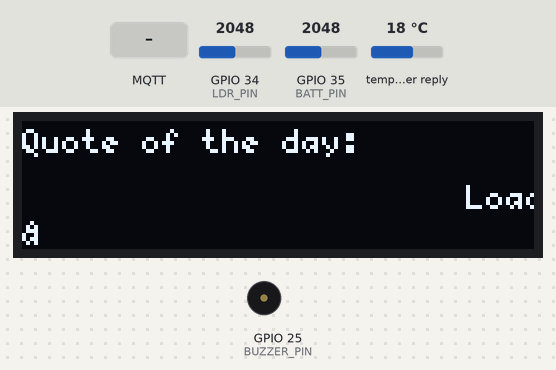
Bench run of a sketch on a simulated ESP32. On the bench: 128×32 one-colour display, buzzer (waves = sounding, pin HIGH). Inputs (shaded band) come from the test bench; at power-on: GPIO 35 (BATT_PIN) = 2048, GPIO 34 (LDR_PIN) = 2048, temperature in the weather reply 18 °C. WiFi joins after 1.5 s; servers stay silent unless stated; network time is answered at once with the bench clock; the local clock reads 2024-03-15 10:24:30 at power-on unless the sketch sets it; EEPROM starts erased; no MQTT or app messages arrive unless stated; web services answer with replies made up by the test bench.

Above: at 16.7 s.
16.8 s: MQTT message "0" arrives on the first subscribed topic
At 20.4 s:
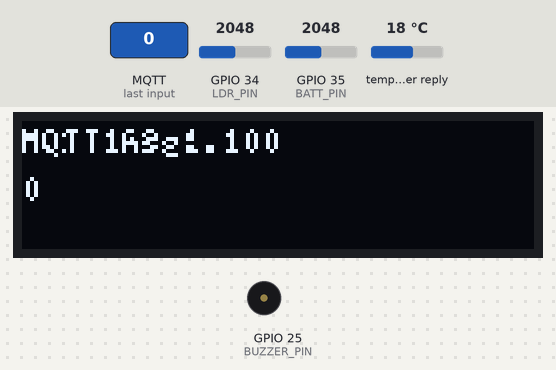
32.6 s: GPIO 35 (BATT_PIN) set to 2866
At 33.9 s:
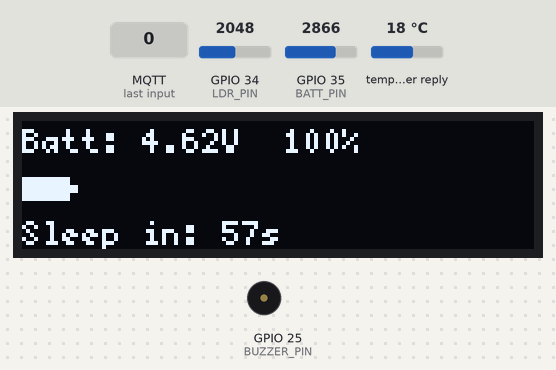
34.1 s: MQTT message "off" arrives on the first subscribed topic
At 55.9 s:
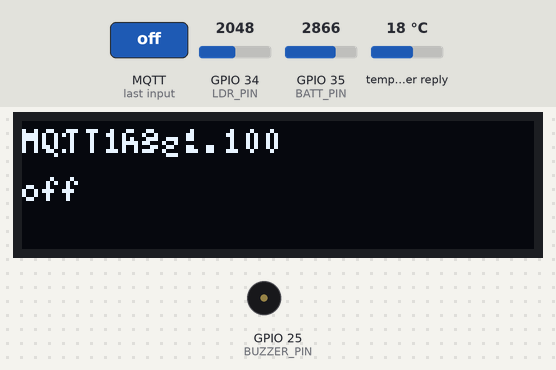
56.1 s: MQTT message "on" arrives on the first subscribed topic
At 56.7 s:
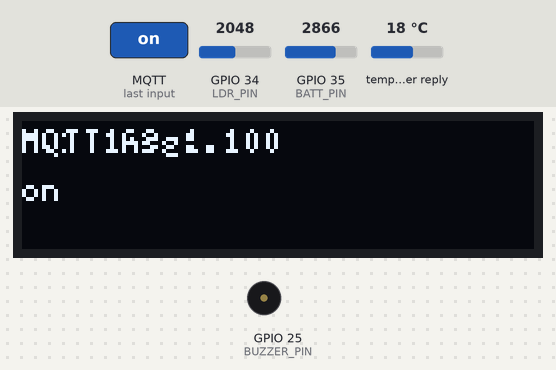

Measured:
- after the input at 16.8 s, the display: first differs from a run without the input after 3.3 s (image 1)
- after the input at 32.6 s, the display: first changes at once (image 2 shows a later state)
- after the input at 56.1 s, the display: changes at once (image 4)
- what the display in image 1 shows lasts 5.0 s, from 20.1 s to 25.1 s

The sketch:

128x32dispaly.ino
```cpp
// ================================================================
//  128x32dispaly.ino
//  ESP32 + SSD1306 128×32 OLED — All-in-One Firmware
//
//  Features combined:
//    1.  Weather from OpenWeatherMap
//    2.  Seconds progress bar
//    3.  Auto-sliding page carousel (clock → weather → IP…)
//    4.  Web config portal (AP-mode fallback)
//    5.  MQTT message display
//    6.  Auto brightness via LDR
//    7.  Quote / fact ticker
//    8.  Scheduled alerts / alarms
//    9.  WiFi RSSI signal meter
//   10.  Deep sleep + battery meter
//
//  Required libraries (install via Library Manager):
//    - U8g2            (by olikraus)
//    - ArduinoJson     (by bblanchon)  v6+
//    - PubSubClient    (by Nick O'Leary)
//    - NTPClient       (by Fabrice Weinberg)
//    - Preferences     (built-in ESP32)
//    - WebServer       (built-in ESP32)
//    - WiFi            (built-in ESP32)
//    - HTTPClient      (built-in ESP32)
//
//  Board: ESP32 Dev Module (or any ESP32)
// ================================================================

#include <Arduino.h>
#include <WiFi.h>
#include <HTTPClient.h>
#include <WebServer.h>
#include <Preferences.h>
#include <ArduinoJson.h>
#include <PubSubClient.h>
#include <NTPClient.h>
#include <WiFiUDP.h>
#include <U8g2lib.h>
#include <Wire.h>
#include <esp_sleep.h>
#include "config.h"

// ================================================================
//  Display
// ================================================================
U8G2_SSD1306_128X32_UNIVISION_F_HW_I2C u8g2(U8G2_R0, /* reset=*/ U8X8_PIN_NONE, SCL_PIN, SDA_PIN);

// ================================================================
//  NTP
// ================================================================
WiFiUDP   ntpUDP;
NTPClient ntpClient(ntpUDP, NTP_SERVER, NTP_OFFSET_SEC, 60000);

// ================================================================
//  MQTT
// ================================================================
WiFiClient   wifiClient;
PubSubClient mqttClient(wifiClient);
char         mqttMessage[64] = "Waiting for MQTT…";

// ================================================================
//  Web Config Portal
// ================================================================
WebServer    webServer(80);
Preferences  prefs;

// ================================================================
//  State
// ================================================================
struct WeatherData {
  float  tempC     = 0;
  float  humidity  = 0;
  float  windKph   = 0;
  char   desc[32]  = "---";
  bool   valid     = false;
};

struct QuoteData {
  char text[120]   = "Loading quote…";
  char author[48]  = "";
  bool valid       = false;
};

WeatherData weather;
QuoteData   quote;

uint8_t     currentPage       = 0;
uint8_t     numPages          = 7;      // pages 0-6
uint32_t    lastPageSwitch    = 0;
uint32_t    lastWeatherFetch  = 0;
uint32_t    lastQuoteFetch    = 0;
uint32_t    lastMQTTReconnect = 0;
uint32_t    lastActivity      = 0;

int         scrollOffset      = 0;      // for quote ticker
uint32_t    lastScrollStep    = 0;

bool        wifiConnected     = false;
bool        apModeActive      = false;

char        savedSSID[64]     = WIFI_SSID;
char        savedPass[64]     = WIFI_PASSWORD;

// ================================================================
//  Forward declarations
// ================================================================
void connectWiFi();
void startAPMode();
void setupWebPortal();
void fetchWeather();
void fetchQuote();
void reconnectMQTT();
void mqttCallback(char* topic, byte* payload, unsigned int length);
void drawPage(uint8_t page);
void drawClock();
void drawWeather();
void drawSecondsBar();
void drawQuoteTicker();
void drawMQTT();
void drawRSSI();
void drawAlarm();
void drawBatteryIcon(uint8_t x, uint8_t y);
void checkAlarms();
void updateBrightness();
void handleDeepSleep();
String getTimeString();
String getDateString();
float  readBattVoltage();
void   webHandleRoot();
void   webHandleSave();

// ================================================================
//  SETUP
// ================================================================
void setup() {
  Serial.begin(115200);

  // Pins
  pinMode(BUZZER_PIN, OUTPUT);
  digitalWrite(BUZZER_PIN, LOW);
  pinMode(LDR_PIN,  INPUT);
  pinMode(BATT_PIN, INPUT);

  // Display
  u8g2.begin();
  u8g2.setContrast(128);

  // Splash
  u8g2.clearBuffer();
  u8g2.setFont(u8g2_font_6x10_tf);
  u8g2.drawStr(10, 14, "ESP32 128x32 OLED");
  u8g2.drawStr(22, 28, "All-in-One v1.0");
  u8g2.sendBuffer();
  delay(1500);

  // Load saved credentials
  prefs.begin("wifi", true);
  prefs.getString("ssid", savedSSID, sizeof(savedSSID));
  prefs.getString("pass", savedPass, sizeof(savedPass));
  prefs.end();

  // WiFi
  connectWiFi();

  if (wifiConnected) {
    ntpClient.begin();
    ntpClient.update();
    mqttClient.setServer(MQTT_BROKER, MQTT_PORT);
    mqttClient.setCallback(mqttCallback);
    fetchWeather();
    fetchQuote();
  } else {
    startAPMode();
    setupWebPortal();
  }

  lastActivity = millis();
}

// ================================================================
//  LOOP
// ================================================================
void loop() {
  uint32_t now = millis();

  // Web portal handling (AP mode)
  if (apModeActive) {
    webServer.handleClient();
    // Show AP info on display
    u8g2.clearBuffer();
    u8g2.setFont(u8g2_font_5x7_tf);
    u8g2.drawStr(0, 7,  "WiFi Setup Mode");
    u8g2.drawStr(0, 17, "AP: " AP_SSID);
    u8g2.drawStr(0, 27, "Open 192.168.4.1");
    u8g2.sendBuffer();
    return;
  }

  // NTP
  ntpClient.update();

  // MQTT
  if (!mqttClient.connected() && (now - lastMQTTReconnect > 10000)) {
    lastMQTTReconnect = now;
    reconnectMQTT();
  }
  mqttClient.loop();

  // Periodic data refresh
  if (now - lastWeatherFetch > 600000UL) { // 10 min
    lastWeatherFetch = now;
    fetchWeather();
  }
  if (now - lastQuoteFetch > 3600000UL) { // 1 hour
    lastQuoteFetch = now;
    fetchQuote();
    scrollOffset = 0;
  }

  // Auto brightness
  updateBrightness();

  // Check alarms
  checkAlarms();

  // Page rotation
  if (now - lastPageSwitch >= PAGE_HOLD_MS) {
    lastPageSwitch = now;
    currentPage = (currentPage + 1) % numPages;
    if (currentPage == 3) scrollOffset = 0; // reset scroll on quote page
    lastActivity = now;
  }

  // Quote scroll step
  if (currentPage == 3 && (now - lastScrollStep >= SCROLL_SPEED_MS)) {
    lastScrollStep = now;
    scrollOffset++;
  }

  // Draw current page
  drawPage(currentPage);

  // Deep sleep check
  handleDeepSleep();

  delay(20);
}

// ================================================================
//  WiFi Connection
// ================================================================
void connectWiFi() {
  u8g2.clearBuffer();
  u8g2.setFont(u8g2_font_5x7_tf);
  u8g2.drawStr(0, 10, "Connecting WiFi…");
  u8g2.sendBuffer();

  WiFi.mode(WIFI_STA);
  WiFi.begin(savedSSID, savedPass);

  uint32_t start = millis();
  while (WiFi.status() != WL_CONNECTED && millis() - start < 12000) {
    delay(300);
    u8g2.clearBuffer();
    u8g2.setFont(u8g2_font_5x7_tf);
    u8g2.drawStr(0, 10, "Connecting WiFi…");
    char dots[12] = "";
    int d = ((millis() - start) / 300) % 5;
    for (int i = 0; i < d; i++) strcat(dots, ".");
    u8g2.drawStr(0, 22, dots);
    u8g2.sendBuffer();
  }

  wifiConnected = (WiFi.status() == WL_CONNECTED);

  u8g2.clearBuffer();
  u8g2.setFont(u8g2_font_5x7_tf);
  if (wifiConnected) {
    u8g2.drawStr(0, 10, "WiFi Connected!");
    u8g2.drawStr(0, 22, WiFi.localIP().toString().c_str());
  } else {
    u8g2.drawStr(0, 10, "WiFi Failed");
    u8g2.drawStr(0, 22, "Starting AP…");
  }
  u8g2.sendBuffer();
  delay(1200);
}

// ================================================================
//  AP Mode
// ================================================================
void startAPMode() {
  WiFi.mode(WIFI_AP);
  WiFi.softAP(AP_SSID, AP_PASSWORD);
  apModeActive = true;
}

void setupWebPortal() {
  webServer.on("/", webHandleRoot);
  webServer.on("/save", HTTP_POST, webHandleSave);
  webServer.begin();
}

void webHandleRoot() {
  String html = R"rawhtml(
<!DOCTYPE html><html><head><meta name='viewport' content='width=device-width,initial-scale=1'>
<title>ESP32 Display Setup</title>
<style>body{font-family:Arial;padding:20px;background:#1a1a2e;color:#eee;}
input{width:100%;padding:8px;margin:6px 0;border-radius:4px;border:none;}
button{background:#e94560;color:#fff;padding:10px 24px;border:none;border-radius:4px;cursor:pointer;}
h2{color:#e94560;}</style></head>
<body><h2>ESP32 Display Config</h2>
<form action='/save' method='POST'>
  <label>WiFi SSID</label><input name='ssid' placeholder='YourWiFi'><br>
  <label>WiFi Password</label><input name='pass' type='password'><br>
  <label>City (for weather)</label><input name='city' placeholder='Mumbai'><br>
  <label>Timezone offset (seconds)</label><input name='tz' placeholder='19800'><br>
  <button type='submit'>Save &amp; Restart</button>
</form></body></html>
)rawhtml";
  webServer.send(200, "text/html", html);
}

void webHandleSave() {
  String ssid = webServer.arg("ssid");
  String pass = webServer.arg("pass");

  prefs.begin("wifi", false);
  prefs.putString("ssid", ssid);
  prefs.putString("pass", pass);
  prefs.end();

  webServer.send(200, "text/html",
    "<html><body style='font-family:Arial;background:#1a1a2e;color:#eee;padding:20px'>"
    "<h2 style='color:#e94560'>Saved! Restarting…</h2></body></html>");
  delay(1500);
  ESP.restart();
}

// ================================================================
//  Weather Fetch — Open-Meteo (FREE, no API key)
//  Docs: https://open-meteo.com/en/docs
// ================================================================
void fetchWeather() {
  if (!wifiConnected) return;
  HTTPClient http;
  char url[300];
  // current_weather gives temp + windspeed
  // hourly=relativehumidity_2m gives humidity for first hour
  snprintf(url, sizeof(url),
    "http://api.open-meteo.com/v1/forecast"
    "?latitude=%s&longitude=%s"
    "&current_weather=true"
    "&hourly=relativehumidity_2m,weathercode"
    "&forecast_days=1",
    WEATHER_LAT, WEATHER_LON);
  http.begin(url);
  http.setTimeout(8000);
  int code = http.GET();
  if (code == 200) {
    StaticJsonDocument<2048> doc;
    DeserializationError err = deserializeJson(doc, http.getStream());
    if (!err) {
      weather.tempC    = doc["current_weather"]["temperature"];
      weather.windKph  = (float)doc["current_weather"]["windspeed"];  // already km/h
      // Humidity: first hourly value
      weather.humidity = doc["hourly"]["relativehumidity_2m"][0] | 0;
      // Map WMO weather code to short description
      int wcode = doc["current_weather"]["weathercode"] | 0;
      if      (wcode == 0)               strlcpy(weather.desc, "Clear",      sizeof(weather.desc));
      else if (wcode <= 3)               strlcpy(weather.desc, "Partly cld", sizeof(weather.desc));
      else if (wcode <= 48)              strlcpy(weather.desc, "Fog",        sizeof(weather.desc));
      else if (wcode <= 67)              strlcpy(weather.desc, "Rain",       sizeof(weather.desc));
      else if (wcode <= 77)              strlcpy(weather.desc, "Snow",       sizeof(weather.desc));
      else if (wcode <= 82)              strlcpy(weather.desc, "Showers",    sizeof(weather.desc));
      else if (wcode <= 99)              strlcpy(weather.desc, "Thunderstm", sizeof(weather.desc));
      else                               strlcpy(weather.desc, "---",        sizeof(weather.desc));
      weather.valid = true;
    }
  }
  http.end();
}

// ================================================================
//  Quote Fetch
// ================================================================
void fetchQuote() {
  if (!wifiConnected) return;
  HTTPClient http;
  http.begin(QUOTE_API_URL);
  http.setTimeout(5000);
  int code = http.GET();
  if (code == 200) {
    StaticJsonDocument<512> doc;
    deserializeJson(doc, http.getStream());
    strlcpy(quote.text,   doc["content"] | "Be curious.", sizeof(quote.text));
    strlcpy(quote.author, doc["author"]  | "Unknown",    sizeof(quote.author));
    quote.valid = true;
  }
  http.end();
}

// ================================================================
//  MQTT
// ================================================================
void mqttCallback(char* topic, byte* payload, unsigned int length) {
  uint8_t len = min((unsigned int)63, length);
  memcpy(mqttMessage, payload, len);
  mqttMessage[len] = '\0';
  lastActivity = millis();
}

void reconnectMQTT() {
  if (mqttClient.connect(MQTT_CLIENT_ID)) {
    mqttClient.subscribe(MQTT_TOPIC);
  }
}

// ================================================================
//  Auto Brightness
// ================================================================
void updateBrightness() {
  int raw = analogRead(LDR_PIN);
  raw = constrain(raw, LDR_DARK_VAL, LDR_BRIGHT_VAL);
  uint8_t contrast = map(raw, LDR_DARK_VAL, LDR_BRIGHT_VAL, CONTRAST_MIN, CONTRAST_MAX);
  u8g2.setContrast(contrast);
}

// ================================================================
//  Battery
// ================================================================
float readBattVoltage() {
  int raw = analogRead(BATT_PIN);
  float v = (raw / BATT_ADC_MAX) * BATT_ADC_REF * BATT_DIVIDER_RATIO;
  return v;
}

void drawBatteryIcon(uint8_t x, uint8_t y) {
  float v    = readBattVoltage();
  float pct  = (v - BATT_EMPTY_VOLTS) / (BATT_FULL_VOLTS - BATT_EMPTY_VOLTS);
  pct        = constrain(pct, 0.0f, 1.0f);
  uint8_t w  = (uint8_t)(pct * 10);
  u8g2.drawFrame(x, y, 12, 6);
  u8g2.drawBox(x + 12, y + 2, 2, 2);
  if (w > 0) u8g2.drawBox(x + 1, y + 1, w, 4);
}

// ================================================================
//  Time helpers
// ================================================================
String getTimeString() {
  uint32_t ep = ntpClient.getEpochTime();
  struct tm* t = localtime((time_t*)&ep);
  char buf[10];
  snprintf(buf, sizeof(buf), "%02d:%02d:%02d", t->tm_hour, t->tm_min, t->tm_sec);
  return String(buf);
}

String getDateString() {
  uint32_t ep = ntpClient.getEpochTime();
  struct tm* t = localtime((time_t*)&ep);
  char buf[20];
  snprintf(buf, sizeof(buf), "%02d %s %04d",
    t->tm_mday,
    (const char*[]){"Jan","Feb","Mar","Apr","May","Jun",
                    "Jul","Aug","Sep","Oct","Nov","Dec"}[t->tm_mon],
    t->tm_year + 1900);
  return String(buf);
}

// ================================================================
//  Alarm Check
// ================================================================
void checkAlarms() {
  String now = getTimeString().substring(0, 5); // "HH:MM"
  for (int i = 0; ALARM_TIMES[i][0] != '\0'; i++) {
    if (now == String(ALARM_TIMES[i])) {
      // Flash display + beep buzzer
      for (int f = 0; f < 3; f++) {
        u8g2.clearBuffer();
        u8g2.setFont(u8g2_font_10x20_tf);
        u8g2.drawStr(14, 24, "ALARM!");
        u8g2.sendBuffer();
        digitalWrite(BUZZER_PIN, HIGH);
        delay(300);
        u8g2.clearBuffer();
        u8g2.sendBuffer();
        digitalWrite(BUZZER_PIN, LOW);
        delay(200);
      }
      delay(ALARM_DURATION_MS);
      lastActivity = millis();
    }
  }
}

// ================================================================
//  Deep Sleep
// ================================================================
void handleDeepSleep() {
#if SLEEP_DURATION_SEC > 0
  if (millis() - lastActivity > (uint32_t)IDLE_SLEEP_SEC * 1000) {
    u8g2.clearBuffer();
    u8g2.setFont(u8g2_font_5x7_tf);
    u8g2.drawStr(14, 16, "Sleeping… zzz");
    u8g2.sendBuffer();
    delay(800);
    u8g2.setPowerSave(1);
    esp_sleep_enable_timer_wakeup((uint64_t)SLEEP_DURATION_SEC * 1000000ULL);
    esp_deep_sleep_start();
  }
#endif
}

// ================================================================
//  RSSI bar helper
// ================================================================
void drawRSSIBars(uint8_t x, uint8_t y) {
  // 4 bars, each 3px wide, 1px gap, heights 4,7,10,13
  int rssi = WiFi.RSSI();  // e.g. -50 to -100
  int bars = 0;
  if (rssi > -55) bars = 4;
  else if (rssi > -65) bars = 3;
  else if (rssi > -75) bars = 2;
  else if (rssi > -85) bars = 1;

  uint8_t heights[] = {4, 7, 10, 13};
  for (int i = 0; i < 4; i++) {
    uint8_t bx = x + i * 4;
    uint8_t bh = heights[i];
    uint8_t by = y + 13 - bh;
    if (i < bars)
      u8g2.drawBox(bx, by, 3, bh);
    else
      u8g2.drawFrame(bx, by, 3, bh);
  }
}

// ================================================================
//  PAGE RENDERING
// ================================================================
void drawPage(uint8_t page) {
  u8g2.clearBuffer();

  switch (page) {

    // ----------------------------------------------------------
    // Page 0: Clock + Date + battery + RSSI
    // ----------------------------------------------------------
    case 0:
      u8g2.setFont(u8g2_font_10x20_tf);
      u8g2.drawStr(0, 22, getTimeString().c_str());
      u8g2.setFont(u8g2_font_5x7_tf);
      u8g2.drawStr(0, 31, getDateString().c_str());
      // RSSI top-right
      drawRSSIBars(110, 0);
      // Battery bottom-right
      drawBatteryIcon(115, 25);
      break;

    // ----------------------------------------------------------
    // Page 1: Weather
    // ----------------------------------------------------------
    case 1:
      u8g2.setFont(u8g2_font_6x10_tf);
      if (weather.valid) {
        char line1[32], line2[32];
        snprintf(line1, sizeof(line1), "%.1fC  Hum:%.0f%%", weather.tempC, weather.humidity);
        snprintf(line2, sizeof(line2), "Wind:%.1fkph  %s", weather.windKph, weather.desc);
        u8g2.drawStr(0, 10, WEATHER_CITY);
        u8g2.setFont(u8g2_font_5x7_tf);
        u8g2.drawStr(0, 21, line1);
        u8g2.drawStr(0, 31, line2);
      } else {
        u8g2.drawStr(0, 16, "Fetching weather…");
      }
      break;

    // ----------------------------------------------------------
    // Page 2: Seconds progress bar
    // ----------------------------------------------------------
    case 2: {
      u8g2.setFont(u8g2_font_10x20_tf);
      u8g2.drawStr(22, 22, getTimeString().c_str());
      uint32_t ep = ntpClient.getEpochTime();
      struct tm* t = localtime((time_t*)&ep);
      uint8_t barW = map(t->tm_sec, 0, 59, 0, 127);
      u8g2.drawBox(0, 29, barW, 3);
      u8g2.drawFrame(0, 29, 128, 3);
      break;
    }

    // ----------------------------------------------------------
    // Page 3: Quote ticker (scrolling)
    // ----------------------------------------------------------
    case 3: {
      u8g2.setFont(u8g2_font_5x7_tf);
      u8g2.drawStr(0, 8, "Quote of the day:");
      // Scrolling text on bottom row
      int textLen = strlen(quote.text) * 6; // approx px per char @ 5x7
      int sx = 128 - scrollOffset;
      if (sx < -textLen) scrollOffset = 0; // wrap
      u8g2.drawStr(sx, 22, quote.text);
      // Author on last row (static)
      char authLine[50];
      snprintf(authLine, sizeof(authLine), "— %s", quote.author);
      u8g2.drawStr(0, 31, authLine);
      break;
    }

    // ----------------------------------------------------------
    // Page 4: MQTT message display
    // ----------------------------------------------------------
    case 4:
      u8g2.setFont(u8g2_font_5x7_tf);
      u8g2.drawStr(0, 8,  "MQTT:");
      u8g2.drawStr(0, 8 + (MQTT_BROKER[0] ? 0 : 0), MQTT_BROKER);
      u8g2.setFont(u8g2_font_6x10_tf);
      // Word-wrap: show up to 2 lines of mqttMessage
      {
        char line1[22], line2[22];
        strncpy(line1, mqttMessage, 21); line1[21] = '\0';
        if (strlen(mqttMessage) > 21) {
          strncpy(line2, mqttMessage + 21, 21); line2[21] = '\0';
        } else {
          line2[0] = '\0';
        }
        u8g2.setFont(u8g2_font_5x7_tf);
        u8g2.drawStr(0, 8,  "MQTT msg:");
        u8g2.drawStr(0, 20, line1);
        u8g2.drawStr(0, 31, line2);
      }
      break;

    // ----------------------------------------------------------
    // Page 5: WiFi RSSI signal meter
    // ----------------------------------------------------------
    case 5: {
      u8g2.setFont(u8g2_font_5x7_tf);
      int rssi = WiFi.RSSI();
      char rline[32];
      snprintf(rline, sizeof(rline), "RSSI: %d dBm", rssi);
      u8g2.drawStr(0, 8,  rline);
      u8g2.drawStr(0, 18, WiFi.localIP().toString().c_str());
      drawRSSIBars(88, 16);
      // Warn if weak
      if (rssi < -75) {
        u8g2.drawStr(0, 31, "Weak signal!");
      } else {
        u8g2.drawStr(0, 31, "Signal OK");
      }
      break;
    }

    // ----------------------------------------------------------
    // Page 6: Deep sleep + battery info
    // ----------------------------------------------------------
    case 6: {
      float v   = readBattVoltage();
      float pct = constrain((v - BATT_EMPTY_VOLTS) / (BATT_FULL_VOLTS - BATT_EMPTY_VOLTS), 0, 1) * 100;
      u8g2.setFont(u8g2_font_5x7_tf);
      char bline[32];
      snprintf(bline, sizeof(bline), "Batt: %.2fV  %.0f%%", v, pct);
      u8g2.drawStr(0, 8,  bline);
      drawBatteryIcon(0, 14);
      char sline[32];
      uint32_t idleSec = (millis() - lastActivity) / 1000;
      snprintf(sline, sizeof(sline), "Sleep in: %lus", (unsigned long)(IDLE_SLEEP_SEC - idleSec));
      u8g2.drawStr(0, 31, sline);
      break;
    }
  }

  u8g2.sendBuffer();
}
```

Source omitted: config.h (3478 bytes)
